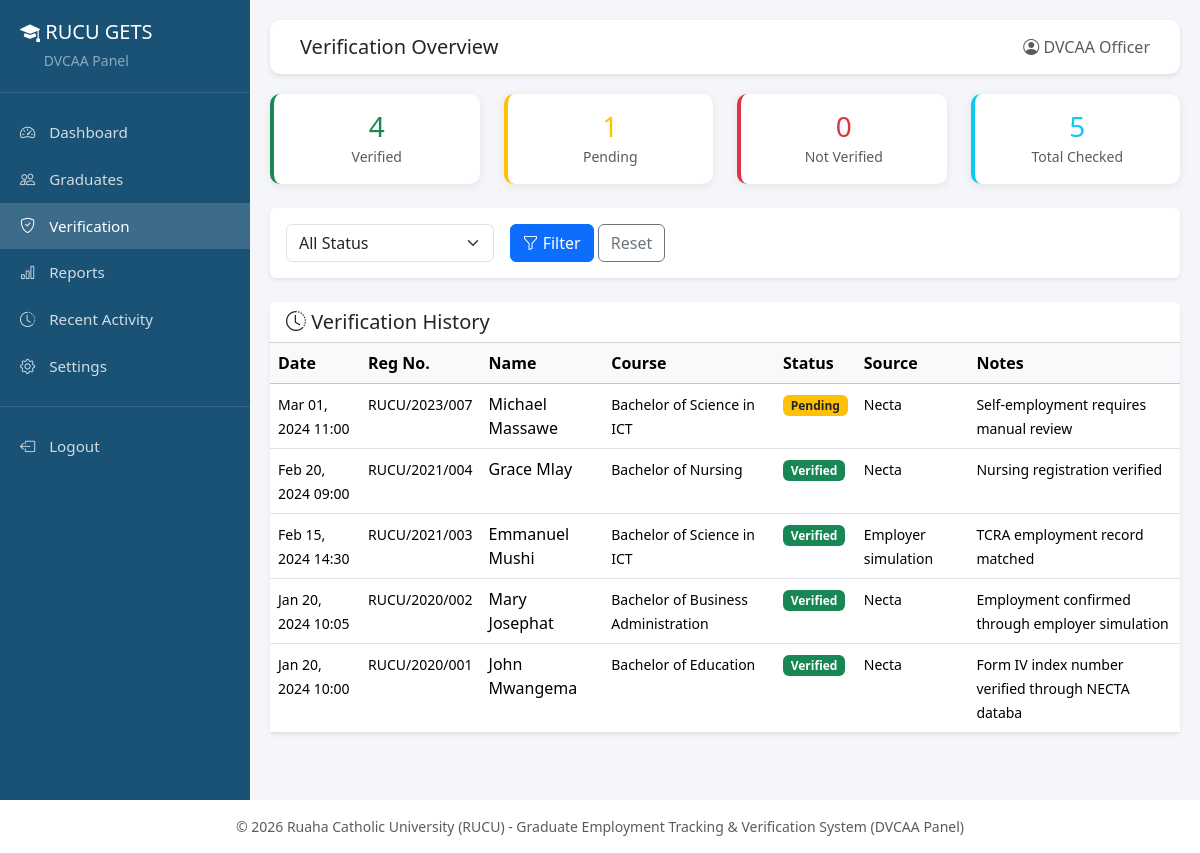
/dvcaa/verification.php (signed in), run on the app's committed database.
### tables this page shows
CREATE TABLE IF NOT EXISTS verification_logs (
    id INT AUTO_INCREMENT PRIMARY KEY,
    graduate_id INT NOT NULL,
    verification_status ENUM('verified', 'not_verified', 'pending') DEFAULT 'pending',
    verification_source ENUM('necta', 'employer_simulation', 'manual_review') NOT NULL,
    necta_status VARCHAR(50) DEFAULT NULL,
    employer_match TINYINT(1) DEFAULT NULL,
    notes TEXT,
    date_checked DATETIME DEFAULT CURRENT_TIMESTAMP,
    checked_by VARCHAR(100) DEFAULT 'system',
    FOREIGN KEY (graduate_id) REFERENCES graduates(id) ON DELETE CASCADE,
    INDEX idx_graduate_id (graduate_id),
    INDEX idx_verification_status (verification_status),
    INDEX idx_date_checked (date_checked)
);

CREATE TABLE IF NOT EXISTS graduates (
    id INT AUTO_INCREMENT PRIMARY KEY,
    reg_number VARCHAR(50) UNIQUE NOT NULL,
    full_name VARCHAR(200) NOT NULL,
    email VARCHAR(150),
    phone VARCHAR(20),
    course VARCHAR(150) NOT NULL,
    graduation_year INT NOT NULL,
    form4_index_number VARCHAR(50) NOT NULL,
    password VARCHAR(255) DEFAULT NULL,
    password_expiry_date DATETIME DEFAULT NULL,
    first_login TINYINT(1) DEFAULT 1,
    profile_image VARCHAR(255) DEFAULT NULL,
    created_at TIMESTAMP DEFAULT CURRENT_TIMESTAMP,
    updated_at TIMESTAMP DEFAULT CURRENT_TIMESTAMP ON UPDATE CURRENT_TIMESTAMP,
    INDEX idx_reg_number (reg_number),
    INDEX idx_graduation_year (graduation_year),
    INDEX idx_course (course)
);

### dvcaa/verification.php (the view, shortened to what this page needs)
<?php
require_once __DIR__ . '/../includes/dvcaa_header.php';
$db = getDB();
$status_filter = $_GET['status'] ?? '';
$where = $status_filter ? "WHERE vl.verification_status = ?" : "";
$params = $status_filter ? [$status_filter] : [];
$stmt = $db->prepare("
    SELECT vl.*, g.reg_number, g.full_name, g.course
    FROM verification_logs vl
    JOIN graduates g ON vl.graduate_id = g.id
    {$where}
    ORDER BY vl.date_checked DESC
    LIMIT 50
");
$stmt->execute($params);
$logs = $stmt->fetchAll();
$verified = $db->query("SELECT COUNT(DISTINCT graduate_id) FROM verification_logs WHERE verification_status = 'verified'")->fetchColumn();
$pending = $db->query("SELECT COUNT(DISTINCT graduate_id) FROM verification_logs WHERE verification_status = 'pending'")->fetchColumn();
$not_verified = $db->query("SELECT COUNT(DISTINCT graduate_id) FROM verification_logs WHERE verification_status = 'not_verified'")->fetchColumn();
$total = $db->query("SELECT COUNT(DISTINCT graduate_id) FROM verification_logs")->fetchColumn();
?>
<div class="row g-4 mb-4">
    <div class="col-md-3">
        <div class="card stat-card border-start border-4 border-success text-center">
            <div class="card-body">
                <h3 class="text-success mb-0"><?= $verified ?></h3>
                <small class="text-muted">Verified</small>
            </div>
        </div>
    </div>
    <div class="col-md-3">
        <div class="card stat-card border-start border-4 border-warning text-center">
            <div class="card-body">
                <h3 class="text-warning mb-0"><?= $pending ?></h3>
                <small class="text-muted">Pending</small>
            </div>
        </div>
    </div>
    <div class="col-md-3">
        <div class="card stat-card border-start border-4 border-danger text-center">
            <div class="card-body">
                <h3 class="text-danger mb-0"><?= $not_verified ?></h3>
                <small class="text-muted">Not Verified</small>
            </div>
        </div>
    </div>
    <div class="col-md-3">
        <div class="card stat-card border-start border-4 border-info text-center">
            <div class="card-body">
                <h3 class="text-info mb-0"><?= $total ?></h3>
                <small class="text-muted">Total Checked</small>
            </div>
        </div>
    </div>
</div>
<div class="card shadow-sm border-0 mb-4">
    <div class="card-body">
        <form method="GET" class="row g-3 align-items-end">
            <div class="col-md-3">
                <select name="status" class="form-select">
                    <option value="">All Status</option>
                </select>
            </div>
            <div class="col-md-3">
                <button type="submit" class="btn btn-primary"><i class="bi bi-funnel"></i> Filter</button>
                <a href="verification.php" class="btn btn-outline-secondary">Reset</a>
            </div>
        </form>
    </div>
</div>
<div class="card shadow-sm border-0">
    <div class="card-header bg-white">
        <h5 class="mb-0"><i class="bi bi-clock-history"></i> Verification History</h5>
    </div>
    <div class="card-body p-0">
        <div class="table-responsive">
            <table class="table table-hover mb-0">
                <thead class="table-light">
                    <tr>
                        <th>Date</th>
                        <th>Reg No.</th>
                        <th>Name</th>
                        <th>Course</th>
                        <th>Status</th>
                        <th>Source</th>
                        <th>Notes</th>
                    </tr>
                </thead>
                <tbody>
                    <?php foreach ($logs as $log): ?>
                    <tr>
                        <td><small><?= formatDateTime($log['date_checked']) ?></small></td>
                        <td><small><?= htmlspecialchars($log['reg_number']) ?></small></td>
                        <td><?= htmlspecialchars($log['full_name']) ?></td>
                        <td><small><?= htmlspecialchars($log['course']) ?></small></td>
                        <td><?= getVerificationBadge($log['verification_status']) ?></td>
                        <td><small><?= ucfirst(str_replace('_', ' ', $log['verification_source'])) ?></small></td>
                        <td><small><?= htmlspecialchars(substr($log['notes'] ?? '', 0, 50)) ?></small></td>
                    </tr>
                    <?php endforeach; ?>
                </tbody>
            </table>
        </div>
    </div>
</div>
<?php require_once __DIR__ . '/../includes/dvcaa_footer.php'; ?>

### includes/helpers.php (shortened to what this page needs)
<?php
function formatDateTime($date) {
    return date('M d, Y H:i', strtotime($date));
}
function getVerificationBadge($status) {
    return match($status) {
        'verified' => '<span class="badge bg-success">Verified</span>',
        'not_verified' => '<span class="badge bg-danger">Not Verified</span>',
        'pending' => '<span class="badge bg-warning text-dark">Pending</span>',
        default => '<span class="badge bg-secondary">Unknown</span>'
    };
}

### includes/dvcaa_header.php (style rules this page uses)
:root { --rucu-primary: #1a5276; --rucu-secondary: #2ecc71; --rucu-accent: #f39c12; }
body { background-color: #f4f6f9; }
.stat-card { border: none; border-radius: 10px; box-shadow: 0 2px 10px rgba(0,0,0,0.08); transition: transform 0.2s; }

### data on the page
verification_logs: date_checked "Mar 01, 2024 11:00", graduate.reg_number "RUCU/2023/007", graduate.full_name "Michael Massawe", graduate.course "Bachelor of Science in ICT", verification_status "Pending", verification_source "Necta", notes "Self-employment requires manual review"
verification_logs: date_checked "Feb 20, 2024 09:00", graduate.reg_number "RUCU/2021/004", graduate.full_name "Grace Mlay", graduate.course "Bachelor of Nursing", verification_status "Verified", verification_source "Necta", notes "Nursing registration verified"
verification_logs: date_checked "Feb 15, 2024 14:30", graduate.reg_number "RUCU/2021/003", graduate.full_name "Emmanuel Mushi", graduate.course "Bachelor of Science in ICT", verification_status "Verified", verification_source "Employer simulation", notes "TCRA employment record matched"
verification_logs: date_checked "Jan 20, 2024 10:05", graduate.reg_number "RUCU/2020/002", graduate.full_name "Mary Josephat", graduate.course "Bachelor of Business Administration", verification_status "Verified", verification_source "Necta", notes "Employment confirmed through employer simulation"
verification_logs: date_checked "Jan 20, 2024 10:00", graduate.reg_number "RUCU/2020/001", graduate.full_name "John Mwangema", graduate.course "Bachelor of Education", verification_status "Verified", verification_source "Necta", notes "Form IV index number verified through NECTA databa"

### other printed values
$pageTitle "Verification Overview"
$_SESSION['admin_name'] "DVCAA Officer"
$verified "4"
$pending "1"
$not_verified "0"
$total "5"
